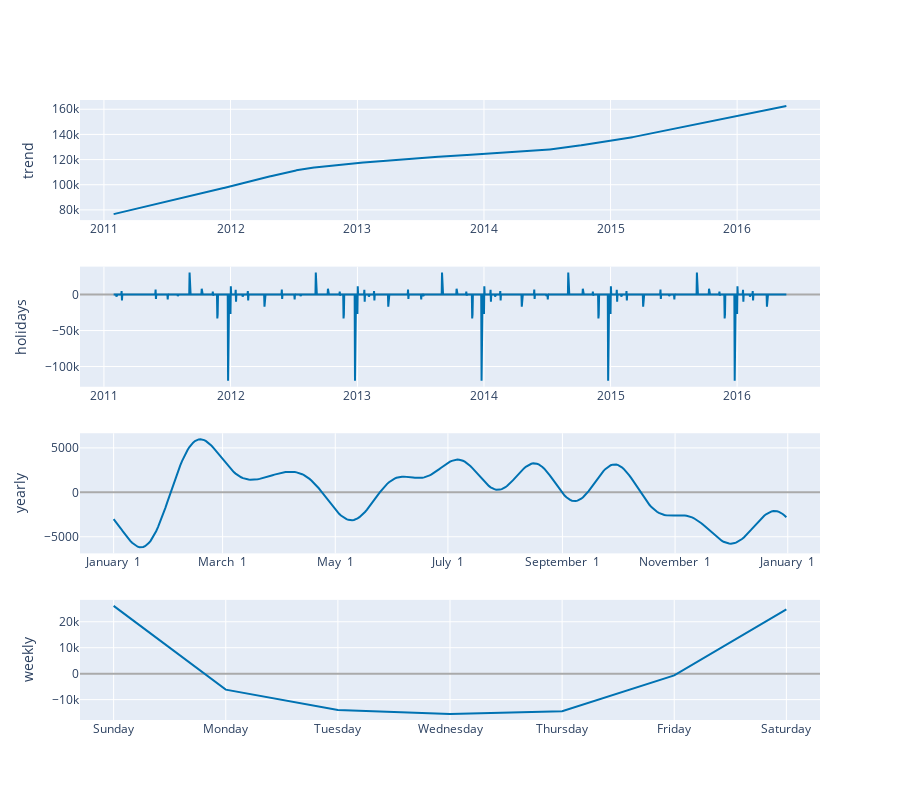

Notebook code cell kept with this figure:
### Markdown cell above
Let's see the trends that Prophet extracted from the data we have introduced.

### Code cell
# evaluating trends
plot_components_plotly(model, forecast)

### Figure 1 — Plotly figure (JSON) as saved in the notebook; plotly's stock layout.template omitted (floating-point values rounded to 4 significant figures; data arrays with more than 128 entries replaced by an {"elided": "..."} marker saying what was removed)
{"data": [{"line": {"color": "#0072B2", "width": 2}, "mode": "lines", "name": "trend", "type": "scatter", "x": {"elided": "1941 str values"}, "xaxis": "x", "y": {"elided": "1941 float values"}, "yaxis": "y"}, {"line": {"color": "rgba(0, 114, 178, 0.2)", "width": 0}, "mode": "lines", "name": "trend_upper", "type": "scatter", "x": {"elided": "1941 str values"}, "xaxis": "x", "y": {"elided": "1941 float values"}, "yaxis": "y"}, {"fill": "tonexty", "fillcolor": "rgba(0, 114, 178, 0.2)", "line": {"color": "rgba(0, 114, 178, 0.2)", "width": 0}, "mode": "lines", "name": "trend_lower", "type": "scatter", "x": {"elided": "1941 str values"}, "xaxis": "x", "y": {"elided": "1941 float values"}, "yaxis": "y"}, {"line": {"color": "#0072B2", "width": 2}, "mode": "lines", "name": "holidays", "text": {"elided": "1941 str values"}, "type": "scatter", "x": {"elided": "1941 str values"}, "xaxis": "x2", "y": {"elided": "1941 float values"}, "yaxis": "y2"}, {"line": {"color": "#0072B2", "width": 2}, "mode": "lines", "name": "yearly", "type": "scatter", "x": {"elided": "365 str values"}, "xaxis": "x3", "y": {"elided": "365 float values"}, "yaxis": "y3"}, {"line": {"color": "#0072B2", "width": 2}, "mode": "lines", "name": "weekly", "type": "scatter", "x": ["2017-01-01T00:00:00", "2017-01-02T00:00:00", "2017-01-03T00:00:00", "2017-01-04T00:00:00", "2017-01-05T00:00:00", "2017-01-06T00:00:00", "2017-01-07T00:00:00"], "xaxis": "x4", "y": [26130.0, -6154.0, -14020.0, -15550.0, -14510.0, -691.3, 24800.0], "yaxis": "y4"}], "layout": {"height": 800, "showlegend": false, "width": 900, "xaxis": {"anchor": "y", "domain": [0, 1], "range": ["2010-10-24T00:00:00", "2016-08-27T00:00:00"], "type": "date"}, "xaxis2": {"anchor": "y2", "domain": [0, 1], "range": ["2010-10-24T00:00:00", "2016-08-27T00:00:00"], "type": "date"}, "xaxis3": {"anchor": "y3", "domain": [0, 1], "range": ["2016-12-13T18:54:02.958904115", "2018-01-18T11:04:57.863013581"], "tickformat": "%B %e", "type": "date"}, "xaxis4": {"anchor": "y4", "domain": [0, 1], "range": ["2016-12-31T16:48:00", "2017-01-07T07:12:00"], "tickformat": "%A", "type": "date"}, "yaxis": {"anchor": "x", "domain": [0.8063, 1], "rangemode": "normal", "title": {"text": "trend"}, "zerolinecolor": "#AAA"}, "yaxis2": {"anchor": "x2", "domain": [0.5375, 0.7312], "rangemode": "tozero", "title": {"text": "holidays"}, "zerolinecolor": "#AAA"}, "yaxis3": {"anchor": "x3", "domain": [0.2687, 0.4625], "title": {"text": "yearly"}, "zerolinecolor": "#AAA"}, "yaxis4": {"anchor": "x4", "domain": [0, 0.1938], "title": {"text": "weekly"}, "zerolinecolor": "#AAA"}}}
